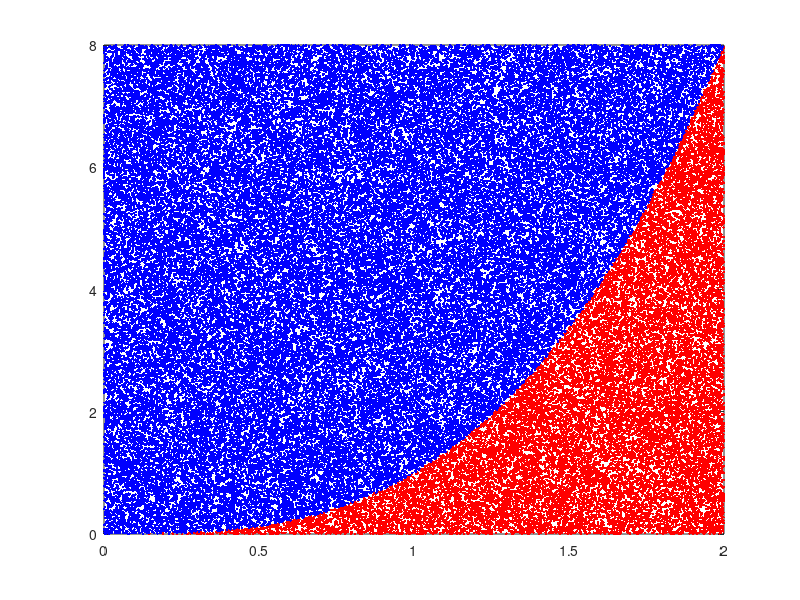

The MATLAB script that drew this image:
f = @(x) x.^3;
g = @(x) 8;
n = 100000;
u1 = 2*rand(n,1);
u2 = 8*rand(n,1);
clf
plot(u1(f(u1) >= u2),u2(f(u1) >= u2), 'r.')
hold on
plot(u1(f(u1) < u2),u2(f(u1) < u2), 'b.')
t = sum(f(u1) >= u2);
t/n*16